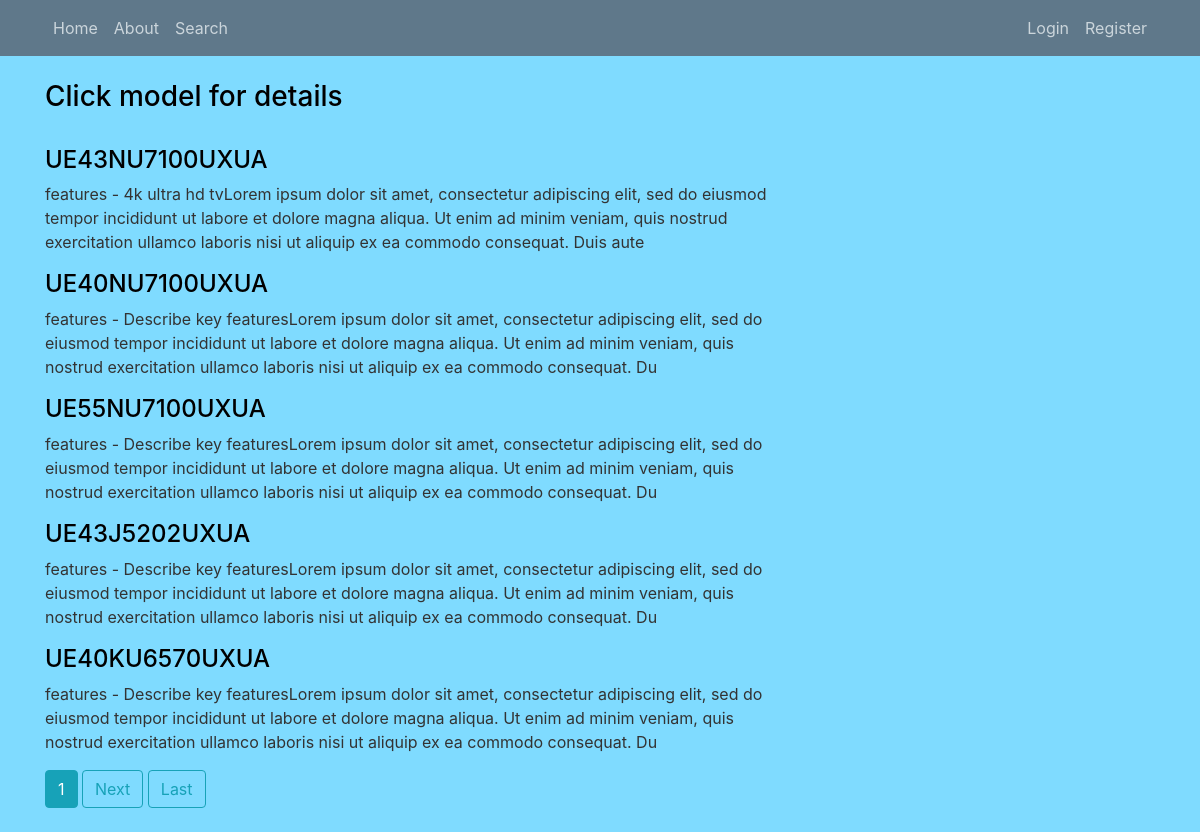
/, run on an earlier commit of the app's database.
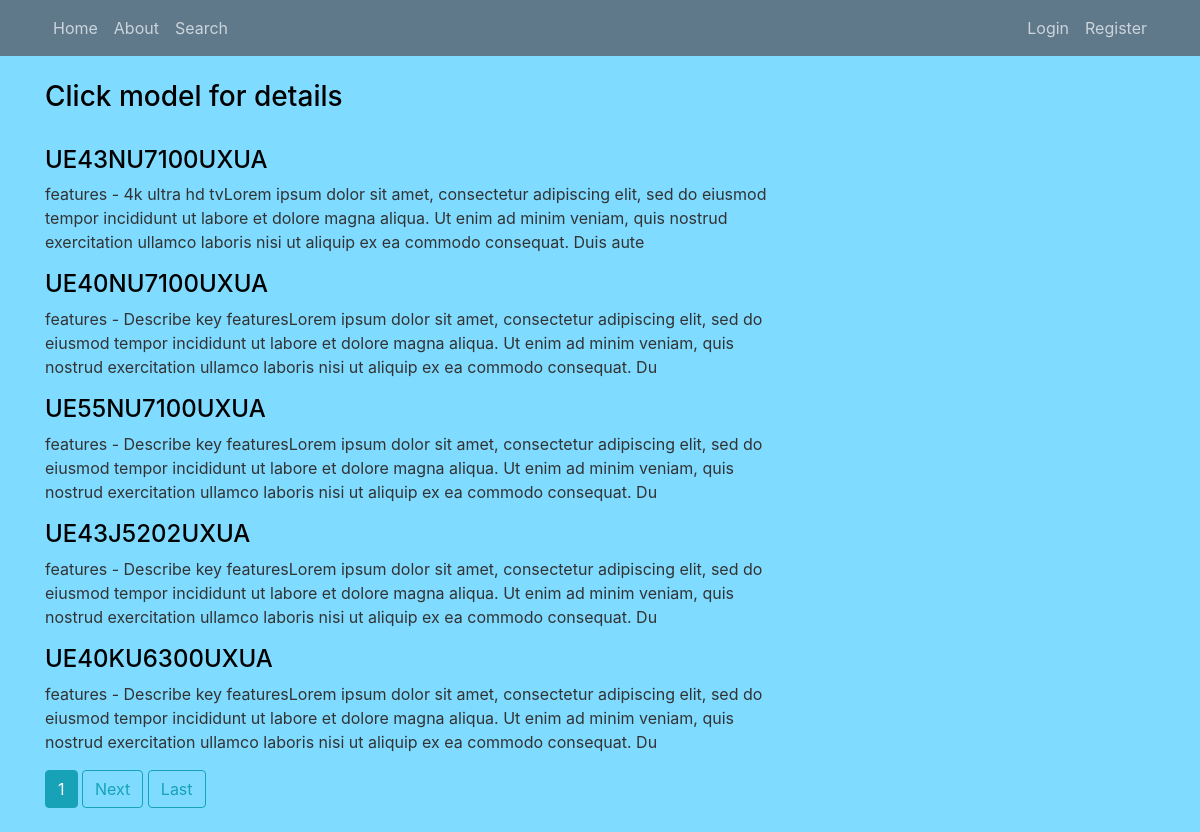
And on a later commit of the database.
### tv_models/models.py (models this page shows, shortened)
class TVModel(models.Model):
    S_SIZE = (
        ('32', '32'),
        ('40', '40'),
        ('43', '43'),
        ('49', '49'),
        ('55', '55'),
    )
    Year = (('2018', '2018'),
            ('2017', '2017'),
            ('2016', '2016'),
            ('2019', '2019'))
    HDR = (('yes', 'Yes'),
           ('No', 'No'))
    OS = (('Tizen', 'Tizen'),
          ('Orsay', 'Orsay'),)
    RESOLUTION = (('FHD', 'FHD'), ('UHD', 'UHD'))
    title = models.CharField(max_length=15)
    model_year = models.CharField(max_length=4, choices=Year)
    screen_size = models.CharField(max_length=2, choices=S_SIZE)
    resolution = models.CharField(max_length=3, choices=RESOLUTION)
    hdr = models.CharField(max_length=3, choices=HDR)
    system_os = models.CharField(max_length=8, choices=OS)
    content = models.TextField(max_length=255, default='Describe key features')
    manual = models.URLField(verbose_name='here lies url', blank=True)
    objects = models.Manager()

### tv_models/views.py (the view)
# urls.py: path('', TVList.as_view(), name='tv_models-home'),
class TVList(LV):
    model = TVModel
    template_name = 'tv_models/home.html'
    context_object_name = 'model'
    paginate_by = 5

### tv_models/templates/tv_models/home.html (shortened to what this page needs)
{% extends 'tv_models/main.html' %}
{% block content %}
<h3>Click model for details</h3>
<br style="line-height:10px">
<div class="model">
   {% for item in model %}
    <div class="model">
        <h4><a class="model-title" href="{% url 'tv_models-tvmodel_detail' item.id %}">{{ item.title }}</a></h4>
        <p>features - {{item.content}}</p>
    </div>
    {% endfor %}
</div>
{% for num in page_obj.paginator.page_range %}
    {% if page_obj.number == num %}
        <a class="btn btn-info mb-4" href="?page={{num}}">{{ num }}</a>
    {% endif %}
{% endfor %}
{% if is_paginated %}
    {% if page_obj.has_next%}
        <a class="btn btn-outline-info mb-4" href="?page={{page_obj.next_page_number}}">Next</a>
        <a class="btn btn-outline-info mb-4" href="?page={{page_obj.paginator.num_pages}}">Last</a>
    {% endif %}
{% endif %}
{% endblock %}

What changed in the data, as far as the page shows it:
changed TVModel: title "UE40KU6570UXUA" → "UE40KU6300UXUA"
